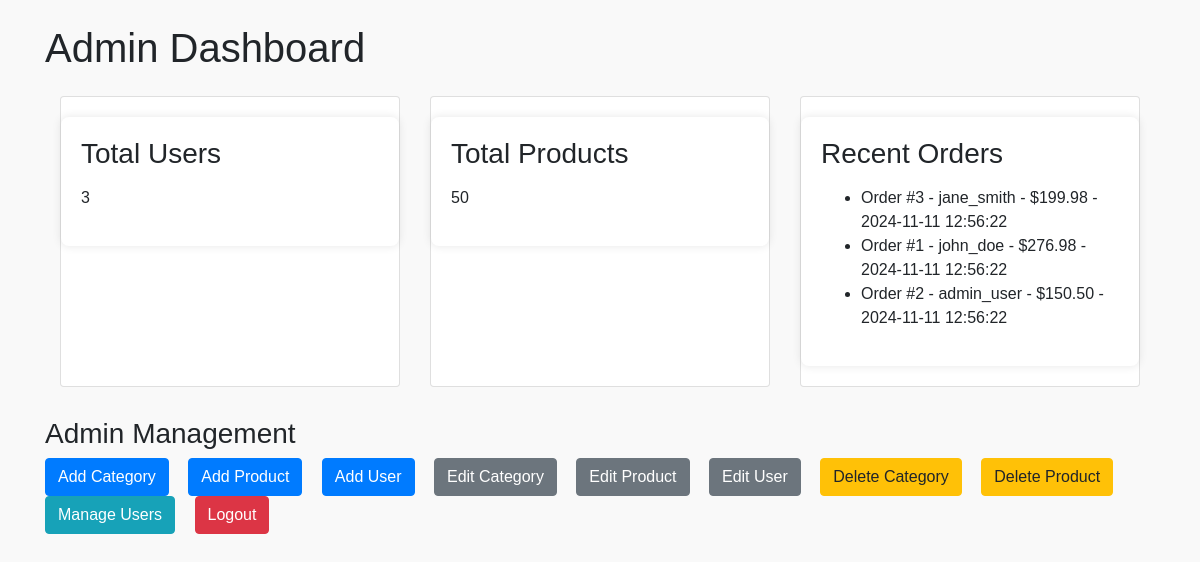
/EmShoe/admin/dashboard.php (signed in), run on the app's committed database.
### tables this page shows
CREATE TABLE Orders (
    id INT UNSIGNED AUTO_INCREMENT PRIMARY KEY,
    user_id INT UNSIGNED NOT NULL,
    created_at TIMESTAMP DEFAULT CURRENT_TIMESTAMP,
    updated_at TIMESTAMP DEFAULT CURRENT_TIMESTAMP ON UPDATE CURRENT_TIMESTAMP
);

CREATE TABLE Users (
    id INT UNSIGNED AUTO_INCREMENT PRIMARY KEY,
    username VARCHAR(255) UNIQUE NOT NULL,
    password VARCHAR(255) NOT NULL,
    email VARCHAR(255) UNIQUE NOT NULL,
    first_name VARCHAR(255),
    last_name VARCHAR(255),
    phone VARCHAR(20),
    address TEXT,
    role ENUM('user', 'admin') NOT NULL DEFAULT 'admin',
    created_at TIMESTAMP DEFAULT CURRENT_TIMESTAMP,
    updated_at TIMESTAMP DEFAULT CURRENT_TIMESTAMP ON UPDATE CURRENT_TIMESTAMP
);

### EmShoe/admin/dashboard.php (the view, shortened to what this page needs)
<?php
function connectDB() {
    $conn = new mysqli('localhost', 'root', '', 'ShoeShop');
    return $conn;
}
function getTotalUsers() {
    $conn = connectDB();
    $sql = "SELECT COUNT(*) AS total FROM users";
    $result = $conn->query($sql);
    $row = $result->fetch_assoc();
    return $row['total'];
}
function getTotalProducts() {
    $conn = connectDB();
    $sql = "SELECT COUNT(*) AS total FROM products";
    $result = $conn->query($sql);
    $row = $result->fetch_assoc();
    return $row['total'];
}
function getRecentOrders() {
    $conn = connectDB();
    $sql = "SELECT o.id, o.created_at, u.username, SUM(oi.quantity * oi.price) AS total_amount
            FROM orders o
            JOIN users u ON o.user_id = u.id
            JOIN order_items oi ON o.id = oi.order_id
            GROUP BY o.id
            ORDER BY o.created_at DESC
            LIMIT 5";
    $result = $conn->query($sql);
    return $result->fetch_all(MYSQLI_ASSOC);
}
$totalUsers = getTotalUsers();
$totalProducts = getTotalProducts();
$recentOrders = getRecentOrders();
?>
<!DOCTYPE html>
<html lang="en">
<head>
    <link rel="stylesheet" href="https://stackpath.bootstrapcdn.com/bootstrap/4.5.2/css/bootstrap.min.css">
</head>
<body>
    <div class="container">
        <h1 class="my-4">Admin Dashboard</h1>
        <div class="card-row">
            <div class="card">
                <div class="dashboard-card">
                    <h3>Total Users</h3>
                    <p><?php echo $totalUsers; ?></p>
                </div>
            </div>
            <div class="card">
                <div class="dashboard-card">
                    <h3>Total Products</h3>
                    <p><?php echo $totalProducts; ?></p>
                </div>
            </div>
            <div class="card">
                <div class="dashboard-card">
                    <h3>Recent Orders</h3>
                    <ul>
                        <?php foreach ($recentOrders as $order): ?>
                            <li>Order #<?php echo $order['id']; ?> - <?php echo $order['username']; ?> - $<?php echo number_format($order['total_amount'], 2); ?> - <?php echo $order['created_at']; ?></li>
                        <?php endforeach; ?>
                    </ul>
                </div>
            </div>
        </div>
        <div class="dashboard-actions">
            <h3>Admin Management</h3>
            <a href="add_category.php" class="btn btn-primary">Add Category</a>
            <a href="add_item.php" class="btn btn-primary">Add Product</a>
            <a href="add_user.php" class="btn btn-primary">Add User</a>
            <a href="edit_category.php" class="btn btn-secondary">Edit Category</a>
            <a href="edit_item.php" class="btn btn-secondary">Edit Product</a>
            <a href="edit_user.php" class="btn btn-secondary">Edit User</a>
            <a href="delete_category.php" class="btn btn-warning">Delete Category</a>
            <a href="delete_item.php" class="btn btn-warning">Delete Product</a>
            <a href="members.php" class="btn btn-info">Manage Users</a>
            <a href="logout.php" class="btn btn-danger">Logout</a>
        </div>
    </div>
</body>
</html>

### EmShoe/admin/dashboard.php (style rules this page uses)
body { font-family: Arial, sans-serif; background-color: #f9f9f9; }
.dashboard-card { background-color: #fff; padding: 20px; border-radius: 8px; box-shadow: 0 0 10px rgba(0, 0, 0, 0.1); margin: 20px 0; }
.dashboard-card h3 { margin-bottom: 15px; }
.card-row { display: flex; justify-content: space-between; margin-bottom: 30px; }
.card-row .card { flex: 1; margin: 0 15px; }
.dashboard-actions a { margin-right: 15px; }

### data on the page
orders: id "3", user.username "jane_smith", total_amount "199.98", created_at "2024-11-11 12:56:22"
orders: id "1", user.username "john_doe", total_amount "276.98", created_at "2024-11-11 12:56:22"
orders: id "2", user.username "admin_user", total_amount "150.50", created_at "2024-11-11 12:56:22"

### other printed values
$totalUsers "3"
$totalProducts "50"
